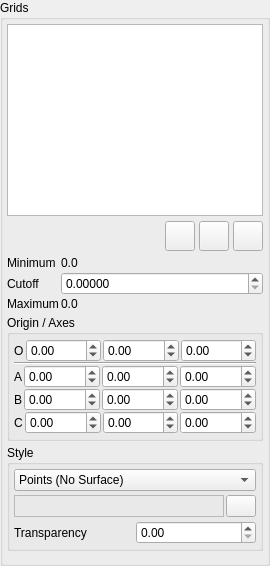
      <widget class="QWidget" name="GridPage" >
       <layout class="QVBoxLayout" >
        <property name="margin" >
         <number>0</number>
        </property>
        <property name="spacing" >
         <number>2</number>
        </property>
        <item>
         <widget class="QGroupBox" name="GridGroup" >
          <property name="sizePolicy" >
           <sizepolicy>
            <hsizetype>5</hsizetype>
            <vsizetype>7</vsizetype>
            <horstretch>0</horstretch>
            <verstretch>0</verstretch>
           </sizepolicy>
          </property>
          <property name="title" >
           <string>Grids</string>
          </property>
          <layout class="QVBoxLayout" >
           <property name="margin" >
            <number>4</number>
           </property>
           <property name="spacing" >
            <number>4</number>
           </property>
           <item>
            <widget class="QListWidget" name="GridList" />
           </item>
           <item>
            <layout class="QHBoxLayout" >
             <property name="margin" >
              <number>0</number>
             </property>
             <property name="spacing" >
              <number>4</number>
             </property>
             <item>
              <spacer>
               <property name="orientation" >
                <enum>Qt::Horizontal</enum>
               </property>
               <property name="sizeHint" >
                <size>
                 <width>40</width>
                 <height>32</height>
                </size>
               </property>
              </spacer>
             </item>
             <item>
              <widget class="QPushButton" name="LoadGridButton" >
               <property name="sizePolicy" >
                <sizepolicy>
                 <hsizetype>5</hsizetype>
                 <vsizetype>5</vsizetype>
                 <horstretch>0</horstretch>
                 <verstretch>0</verstretch>
                </sizepolicy>
               </property>
               <property name="minimumSize" >
                <size>
                 <width>16</width>
                 <height>16</height>
                </size>
               </property>
               <property name="maximumSize" >
                <size>
                 <width>30</width>
                 <height>30</height>
                </size>
               </property>
               <property name="toolTip" >
                <string>Load surface</string>
               </property>
               <property name="icon" >
                <iconset resource="icons.qrc" >:/file/icons/file_open.svg</iconset>
               </property>
              </widget>
             </item>
             <item>
              <widget class="QPushButton" name="RemoveGridButton" >
               <property name="sizePolicy" >
                <sizepolicy>
                 <hsizetype>5</hsizetype>
                 <vsizetype>5</vsizetype>
                 <horstretch>0</horstretch>
                 <verstretch>0</verstretch>
                </sizepolicy>
               </property>
               <property name="minimumSize" >
                <size>
                 <width>16</width>
                 <height>16</height>
                </size>
               </property>
               <property name="maximumSize" >
                <size>
                 <width>30</width>
                 <height>30</height>
                </size>
               </property>
               <property name="toolTip" >
                <string>Delete the selected surface</string>
               </property>
               <property name="text" >
                <string/>
               </property>
               <property name="icon" >
                <iconset resource="icons.qrc" >:/basic/icons/basic_minus.svg</iconset>
               </property>
              </widget>
             </item>
             <item>
              <widget class="QPushButton" name="SaveGridButton" >
               <property name="sizePolicy" >
                <sizepolicy>
                 <hsizetype>5</hsizetype>
                 <vsizetype>5</vsizetype>
                 <horstretch>0</horstretch>
                 <verstretch>0</verstretch>
                </sizepolicy>
               </property>
               <property name="minimumSize" >
                <size>
                 <width>16</width>
                 <height>16</height>
                </size>
               </property>
               <property name="maximumSize" >
                <size>
                 <width>30</width>
                 <height>30</height>
                </size>
               </property>
               <property name="toolTip" >
                <string>Save surface</string>
               </property>
               <property name="icon" >
                <iconset resource="icons.qrc" >:/file/icons/file_save.svg</iconset>
               </property>
              </widget>
             </item>
            </layout>
           </item>
           <item>
            <layout class="QGridLayout" >
             <property name="margin" >
              <number>0</number>
             </property>
             <property name="spacing" >
              <number>2</number>
             </property>
             <item row="1" column="1" >
              <widget class="QDoubleSpinBox" name="SurfaceCutoffSpin" >
               <property name="sizePolicy" >
                <sizepolicy>
                 <hsizetype>7</hsizetype>
                 <vsizetype>0</vsizetype>
                 <horstretch>0</horstretch>
                 <verstretch>0</verstretch>
                </sizepolicy>
               </property>
               <property name="decimals" >
                <number>5</number>
               </property>
               <property name="singleStep" >
                <double>0.001000000000000</double>
               </property>
              </widget>
             </item>
             <item row="2" column="1" >
              <widget class="QLabel" name="GridMaximumLabel" >
               <property name="sizePolicy" >
                <sizepolicy>
                 <hsizetype>7</hsizetype>
                 <vsizetype>5</vsizetype>
                 <horstretch>0</horstretch>
                 <verstretch>0</verstretch>
                </sizepolicy>
               </property>
               <property name="text" >
                <string>0.0</string>
               </property>
              </widget>
             </item>
             <item row="1" column="0" >
              <widget class="QLabel" name="label_37" >
               <property name="text" >
                <string>Cutoff</string>
               </property>
              </widget>
             </item>
             <item row="0" column="1" >
              <widget class="QLabel" name="GridMinimumLabel" >
               <property name="sizePolicy" >
                <sizepolicy>
                 <hsizetype>7</hsizetype>
                 <vsizetype>5</vsizetype>
                 <horstretch>0</horstretch>
                 <verstretch>0</verstretch>
                </sizepolicy>
               </property>
               <property name="text" >
                <string>0.0</string>
               </property>
              </widget>
             </item>
             <item row="0" column="0" >
              <widget class="QLabel" name="label_34" >
               <property name="text" >
                <string>Minimum</string>
               </property>
              </widget>
             </item>
             <item row="2" column="0" >
              <widget class="QLabel" name="label_35" >
               <property name="text" >
                <string>Maximum</string>
               </property>
              </widget>
             </item>
            </layout>
           </item>
           <item>
            <widget class="QGroupBox" name="GridOriginGroup" >
             <property name="sizePolicy" >
              <sizepolicy>
               <hsizetype>1</hsizetype>
               <vsizetype>5</vsizetype>
               <horstretch>0</horstretch>
               <verstretch>0</verstretch>
              </sizepolicy>
             </property>
             <property name="title" >
              <string>Origin / Axes</string>
             </property>
             <layout class="QVBoxLayout" >
              <property name="margin" >
               <number>4</number>
              </property>
              <property name="spacing" >
               <number>0</number>
              </property>
              <item>
               <layout class="QHBoxLayout" >
                <property name="margin" >
                 <number>0</number>
                </property>
                <property name="spacing" >
                 <number>2</number>
                </property>
                <item>
                 <widget class="QLabel" name="label_31" >
                  <property name="sizePolicy" >
                   <sizepolicy>
                    <hsizetype>1</hsizetype>
                    <vsizetype>5</vsizetype>
                    <horstretch>0</horstretch>
                    <verstretch>0</verstretch>
                   </sizepolicy>
                  </property>
                  <property name="text" >
                   <string>O</string>
                  </property>
                 </widget>
                </item>
                <item>
                 <widget class="QDoubleSpinBox" name="GridOriginXSpin" >
                  <property name="sizePolicy" >
                   <sizepolicy>
                    <hsizetype>7</hsizetype>
                    <vsizetype>0</vsizetype>
                    <horstretch>0</horstretch>
                    <verstretch>0</verstretch>
                   </sizepolicy>
                  </property>
                  <property name="maximum" >
                   <double>1000.000000000000000</double>
                  </property>
                  <property name="minimum" >
                   <double>-1000.000000000000000</double>
                  </property>
                 </widget>
                </item>
                <item>
                 <widget class="QDoubleSpinBox" name="GridOriginYSpin" >
                  <property name="sizePolicy" >
                   <sizepolicy>
                    <hsizetype>7</hsizetype>
                    <vsizetype>0</vsizetype>
                    <horstretch>0</horstretch>
                    <verstretch>0</verstretch>
                   </sizepolicy>
                  </property>
                  <property name="maximum" >
                   <double>1000.000000000000000</double>
                  </property>
                  <property name="minimum" >
                   <double>-1000.000000000000000</double>
                  </property>
                 </widget>
                </item>
                <item>
                 <widget class="QDoubleSpinBox" name="GridOriginZSpin" >
                  <property name="sizePolicy" >
                   <sizepolicy>
                    <hsizetype>7</hsizetype>
                    <vsizetype>0</vsizetype>
                    <horstretch>0</horstretch>
                    <verstretch>0</verstretch>
                   </sizepolicy>
                  </property>
                  <property name="maximum" >
                   <double>1000.000000000000000</double>
                  </property>
                  <property name="minimum" >
                   <double>-1000.000000000000000</double>
                  </property>
                 </widget>
                </item>
               </layout>
              </item>
              <item>
               <widget class="Line" name="line_3" >
                <property name="orientation" >
                 <enum>Qt::Horizontal</enum>
                </property>
               </widget>
              </item>
              <item>
               <layout class="QHBoxLayout" >
                <property name="margin" >
                 <number>0</number>
                </property>
                <property name="spacing" >
                 <number>2</number>
                </property>
                <item>
                 <widget class="QLabel" name="label_36" >
                  <property name="sizePolicy" >
                   <sizepolicy>
                    <hsizetype>1</hsizetype>
                    <vsizetype>5</vsizetype>
                    <horstretch>0</horstretch>
                    <verstretch>0</verstretch>
                   </sizepolicy>
                  </property>
                  <property name="text" >
                   <string>A</string>
                  </property>
                 </widget>
                </item>
                <item>
                 <widget class="QDoubleSpinBox" name="GridAxesAXSpin" >
                  <property name="sizePolicy" >
                   <sizepolicy>
                    <hsizetype>7</hsizetype>
                    <vsizetype>0</vsizetype>
                    <horstretch>0</horstretch>
                    <verstretch>0</verstretch>
                   </sizepolicy>
                  </property>
                  <property name="maximum" >
                   <double>10.000000000000000</double>
                  </property>
                  <property name="minimum" >
                   <double>-10.000000000000000</double>
                  </property>
                  <property name="singleStep" >
                   <double>0.100000000000000</double>
                  </property>
                 </widget>
                </item>
                <item>
                 <widget class="QDoubleSpinBox" name="GridAxesAYSpin" >
                  <property name="sizePolicy" >
                   <sizepolicy>
                    <hsizetype>7</hsizetype>
                    <vsizetype>0</vsizetype>
                    <horstretch>0</horstretch>
                    <verstretch>0</verstretch>
                   </sizepolicy>
                  </property>
                  <property name="maximum" >
                   <double>10.000000000000000</double>
                  </property>
                  <property name="minimum" >
                   <double>-10.000000000000000</double>
                  </property>
                  <property name="singleStep" >
                   <double>0.100000000000000</double>
                  </property>
                 </widget>
                </item>
                <item>
                 <widget class="QDoubleSpinBox" name="GridAxesAZSpin" >
                  <property name="sizePolicy" >
                   <sizepolicy>
                    <hsizetype>7</hsizetype>
                    <vsizetype>0</vsizetype>
                    <horstretch>0</horstretch>
                    <verstretch>0</verstretch>
                   </sizepolicy>
                  </property>
                  <property name="maximum" >
                   <double>10.000000000000000</double>
                  </property>
                  <property name="minimum" >
                   <double>-10.000000000000000</double>
                  </property>
                  <property name="singleStep" >
                   <double>0.100000000000000</double>
                  </property>
                 </widget>
                </item>
               </layout>
              </item>
              <item>
               <layout class="QHBoxLayout" >
                <property name="margin" >
                 <number>0</number>
                </property>
                <property name="spacing" >
                 <number>2</number>
                </property>
                <item>
                 <widget class="QLabel" name="label_32" >
                  <property name="sizePolicy" >
                   <sizepolicy>
                    <hsizetype>1</hsizetype>
                    <vsizetype>5</vsizetype>
                    <horstretch>0</horstretch>
                    <verstretch>0</verstretch>
                   </sizepolicy>
                  </property>
                  <property name="text" >
                   <string>B</string>
                  </property>
                 </widget>
                </item>
                <item>
                 <widget class="QDoubleSpinBox" name="GridAxesBXSpin" >
                  <property name="sizePolicy" >
                   <sizepolicy>
                    <hsizetype>7</hsizetype>
                    <vsizetype>0</vsizetype>
                    <horstretch>0</horstretch>
                    <verstretch>0</verstretch>
                   </sizepolicy>
                  </property>
                  <property name="maximum" >
                   <double>10.000000000000000</double>
                  </property>
                  <property name="minimum" >
                   <double>-10.000000000000000</double>
                  </property>
                  <property name="singleStep" >
                   <double>0.100000000000000</double>
                  </property>
                 </widget>
                </item>
                <item>
                 <widget class="QDoubleSpinBox" name="GridAxesBYSpin" >
                  <property name="sizePolicy" >
                   <sizepolicy>
                    <hsizetype>7</hsizetype>
                    <vsizetype>0</vsizetype>
                    <horstretch>0</horstretch>
                    <verstretch>0</verstretch>
                   </sizepolicy>
                  </property>
                  <property name="maximum" >
                   <double>10.000000000000000</double>
                  </property>
                  <property name="minimum" >
                   <double>-10.000000000000000</double>
                  </property>
                  <property name="singleStep" >
                   <double>0.100000000000000</double>
                  </property>
                 </widget>
                </item>
                <item>
                 <widget class="QDoubleSpinBox" name="GridAxesBZSpin" >
                  <property name="sizePolicy" >
                   <sizepolicy>
                    <hsizetype>7</hsizetype>
                    <vsizetype>0</vsizetype>
                    <horstretch>0</horstretch>
                    <verstretch>0</verstretch>
                   </sizepolicy>
                  </property>
                  <property name="maximum" >
                   <double>10.000000000000000</double>
                  </property>
                  <property name="minimum" >
                   <double>-10.000000000000000</double>
                  </property>
                  <property name="singleStep" >
                   <double>0.100000000000000</double>
                  </property>
                 </widget>
                </item>
               </layout>
              </item>
              <item>
               <layout class="QHBoxLayout" >
                <property name="margin" >
                 <number>0</number>
                </property>
                <property name="spacing" >
                 <number>2</number>
                </property>
                <item>
                 <widget class="QLabel" name="label_33" >
                  <property name="sizePolicy" >
                   <sizepolicy>
                    <hsizetype>1</hsizetype>
                    <vsizetype>5</vsizetype>
                    <horstretch>0</horstretch>
                    <verstretch>0</verstretch>
                   </sizepolicy>
                  </property>
                  <property name="text" >
                   <string>C</string>
                  </property>
                 </widget>
                </item>
                <item>
                 <widget class="QDoubleSpinBox" name="GridAxesCXSpin" >
                  <property name="sizePolicy" >
                   <sizepolicy>
                    <hsizetype>7</hsizetype>
                    <vsizetype>0</vsizetype>
                    <horstretch>0</horstretch>
                    <verstretch>0</verstretch>
                   </sizepolicy>
                  </property>
                  <property name="maximum" >
                   <double>10.000000000000000</double>
                  </property>
                  <property name="minimum" >
                   <double>-10.000000000000000</double>
                  </property>
                  <property name="singleStep" >
                   <double>0.100000000000000</double>
                  </property>
                 </widget>
                </item>
                <item>
                 <widget class="QDoubleSpinBox" name="GridAxesCYSpin" >
                  <property name="sizePolicy" >
                   <sizepolicy>
                    <hsizetype>7</hsizetype>
                    <vsizetype>0</vsizetype>
                    <horstretch>0</horstretch>
                    <verstretch>0</verstretch>
                   </sizepolicy>
                  </property>
                  <property name="maximum" >
                   <double>10.000000000000000</double>
                  </property>
                  <property name="minimum" >
                   <double>-10.000000000000000</double>
                  </property>
                  <property name="singleStep" >
                   <double>0.100000000000000</double>
                  </property>
                 </widget>
                </item>
                <item>
                 <widget class="QDoubleSpinBox" name="GridAxesCZSpin" >
                  <property name="sizePolicy" >
                   <sizepolicy>
                    <hsizetype>7</hsizetype>
                    <vsizetype>0</vsizetype>
                    <horstretch>0</horstretch>
                    <verstretch>0</verstretch>
                   </sizepolicy>
                  </property>
                  <property name="maximum" >
                   <double>10.000000000000000</double>
                  </property>
                  <property name="minimum" >
                   <double>-10.000000000000000</double>
                  </property>
                  <property name="singleStep" >
                   <double>0.100000000000000</double>
                  </property>
                 </widget>
                </item>
               </layout>
              </item>
             </layout>
            </widget>
           </item>
           <item>
            <widget class="QGroupBox" name="SurfaceStyleGroup" >
             <property name="sizePolicy" >
              <sizepolicy>
               <hsizetype>7</hsizetype>
               <vsizetype>1</vsizetype>
               <horstretch>0</horstretch>
               <verstretch>0</verstretch>
              </sizepolicy>
             </property>
             <property name="title" >
              <string>Style</string>
             </property>
             <layout class="QVBoxLayout" >
              <property name="margin" >
               <number>4</number>
              </property>
              <property name="spacing" >
               <number>4</number>
              </property>
              <item>
               <widget class="QComboBox" name="SurfaceStyleCombo" >
                <property name="sizePolicy" >
                 <sizepolicy>
                  <hsizetype>7</hsizetype>
                  <vsizetype>0</vsizetype>
                  <horstretch>0</horstretch>
                  <verstretch>0</verstretch>
                 </sizepolicy>
                </property>
                <item>
                 <property name="text" >
                  <string>Points (No Surface)</string>
                 </property>
                </item>
                <item>
                 <property name="text" >
                  <string>Points</string>
                 </property>
                </item>
                <item>
                 <property name="text" >
                  <string>Triangles</string>
                 </property>
                </item>
                <item>
                 <property name="text" >
                  <string>Solid</string>
                 </property>
                </item>
               </widget>
              </item>
              <item>
               <layout class="QHBoxLayout" >
                <property name="margin" >
                 <number>0</number>
                </property>
                <property name="spacing" >
                 <number>2</number>
                </property>
                <item>
                 <widget class="TColourFrame" name="SurfaceColourFrame" >
                  <property name="frameShape" >
                   <enum>QFrame::StyledPanel</enum>
                  </property>
                  <property name="frameShadow" >
                   <enum>QFrame::Raised</enum>
                  </property>
                 </widget>
                </item>
                <item>
                 <widget class="QPushButton" name="SurfaceColourButton" >
                  <property name="sizePolicy" >
                   <sizepolicy>
                    <hsizetype>5</hsizetype>
                    <vsizetype>5</vsizetype>
                    <horstretch>0</horstretch>
                    <verstretch>0</verstretch>
                   </sizepolicy>
                  </property>
                  <property name="minimumSize" >
                   <size>
                    <width>16</width>
                    <height>16</height>
                   </size>
                  </property>
                  <property name="maximumSize" >
                   <size>
                    <width>30</width>
                    <height>30</height>
                   </size>
                  </property>
                  <property name="text" >
                   <string/>
                  </property>
                  <property name="icon" >
                   <iconset resource="icons.qrc" >:/basic/icons/basic_colour.svg</iconset>
                  </property>
                 </widget>
                </item>
               </layout>
              </item>
              <item>
               <layout class="QHBoxLayout" >
                <property name="margin" >
                 <number>0</number>
                </property>
                <property name="spacing" >
                 <number>2</number>
                </property>
                <item>
                 <widget class="QLabel" name="label_38" >
                  <property name="text" >
                   <string>Transparency</string>
                  </property>
                 </widget>
                </item>
                <item>
                 <widget class="QDoubleSpinBox" name="SurfaceTransparencySpin" >
                  <property name="maximum" >
                   <double>1.000000000000000</double>
                  </property>
                  <property name="singleStep" >
                   <double>0.050000000000000</double>
                  </property>
                 </widget>
                </item>
               </layout>
              </item>
             </layout>
            </widget>
           </item>
           <item>
            <spacer>
             <property name="orientation" >
              <enum>Qt::Vertical</enum>
             </property>
             <property name="sizeHint" >
              <size>
               <width>20</width>
               <height>8</height>
              </size>
             </property>
            </spacer>
           </item>
          </layout>
         </widget>
        </item>
       </layout>
      </widget>
